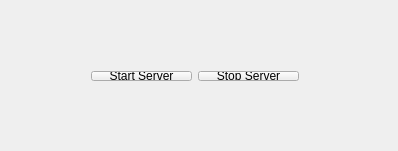
<?xml version="1.0" encoding="UTF-8"?>
<ui version="4.0">
 <class>MainView</class>
 <widget class="QMainWindow" name="MainView">
  <property name="geometry">
   <rect>
    <x>0</x>
    <y>0</y>
    <width>398</width>
    <height>151</height>
   </rect>
  </property>
  <property name="windowTitle">
   <string>MainView</string>
  </property>
  <widget class="QWidget" name="centralWidget">
   <widget class="QWidget" name="">
    <property name="geometry">
     <rect>
      <x>80</x>
      <y>60</y>
      <width>230</width>
      <height>32</height>
     </rect>
    </property>
    <layout class="QHBoxLayout" name="horizontalLayout">
     <item>
      <widget class="QPushButton" name="btnStartServer">
       <property name="text">
        <string>Start Server</string>
       </property>
      </widget>
     </item>
     <item>
      <widget class="QPushButton" name="btnStopServer">
       <property name="text">
        <string>Stop Server</string>
       </property>
      </widget>
     </item>
    </layout>
   </widget>
  </widget>
 </widget>
 <layoutdefault spacing="6" margin="11"/>
 <resources/>
 <connections/>
</ui>
